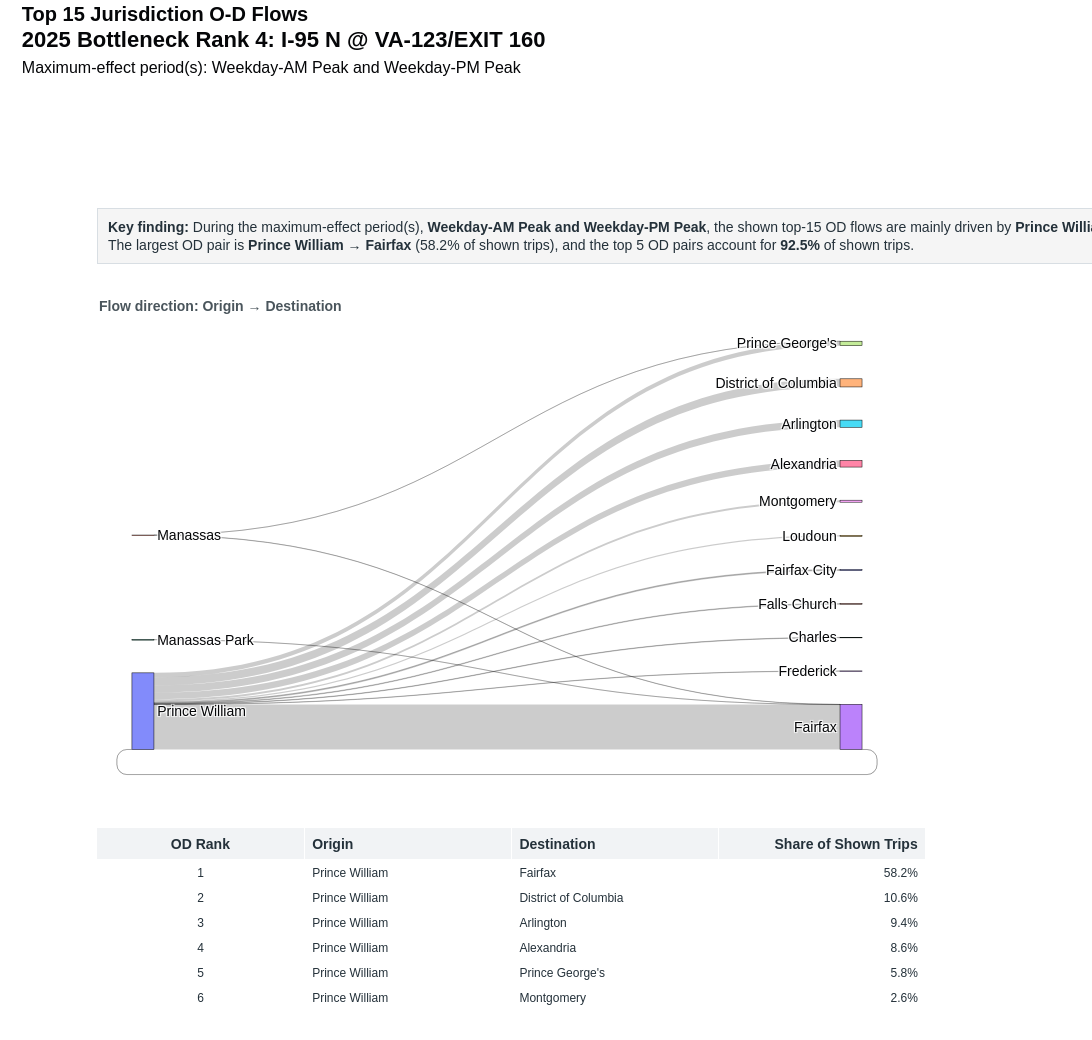

The cell this chart's notebook holds for it:
### Code cell
county_sankey = make_sankey(county_df, "Top 15 Jurisdiction O-D Flows")
county_sankey

### Figure 1 — Plotly figure (JSON) as saved in the notebook; plotly's stock layout.template omitted (floating-point values rounded to 4 significant figures)
{"data": [{"arrangement": "snap", "domain": {"x": [0.04, 0.94], "y": [0.3, 0.88]}, "link": {"customdata": [[1, "Prince William", "Fairfax", 0.5824], [2, "Prince William", "District of Columbia", 0.1055], [3, "Prince William", "Arlington", 0.09352], [4, "Prince William", "Alexandria", 0.08609], [5, "Prince William", "Prince George's", 0.05751], [6, "Prince William", "Montgomery", 0.02595], [7, "Prince William", "Loudoun", 0.01468], [8, "Prince William", "Fairfax City", 0.01199], [9, "Prince William", "Falls Church", 0.007534], [10, "Prince William", "Charles", 0.005734], [11, "Prince William", "Frederick", 0.003407], [12, "Manassas", "Fairfax", 0.002825], [13, "Manassas Park", "Fairfax", 0.001219], [14, "Fairfax", "Prince William", 0.0009418], [15, "Manassas", "Prince George's", 0.0006648]], "hovertemplate": "<b>OD Pair Rank %{customdata[0]}</b><br>%{customdata[1]} → %{customdata[2]}<br>Share of shown top-15 trips: %{customdata[3]:.1%}<extra></extra>", "source": [0, 0, 0, 0, 0, 0, 0, 0, 0, 0, 0, 1, 2, 3, 1], "target": [3, 4, 5, 6, 7, 8, 9, 10, 11, 12, 13, 3, 3, 0, 7], "value": [21020.0, 3810.0, 3376.0, 3108.0, 2076.0, 937.0, 530.0, 433.0, 272.0, 207.0, 123.0, 102.0, 44.0, 34.0, 24.0]}, "node": {"hovertemplate": "<b>%{label}</b><extra></extra>", "label": ["Prince William", "Manassas", "Manassas Park", "Fairfax", "District of Columbia", "Arlington", "Alexandria", "Prince George's", "Montgomery", "Loudoun", "Fairfax City", "Falls Church", "Charles", "Frederick"], "line": {"color": "black", "width": 0.5}, "pad": 24, "thickness": 22}, "type": "sankey"}, {"cells": {"align": ["center", "left", "left", "right"], "fill": {"color": "white"}, "font": {"color": "#24313A", "size": 12}, "height": 25, "values": [[1, 2, 3, 4, 5, 6, 7, 8, 9, 10, 11, 12, 13, 14, 15], ["Prince William", "Prince William", "Prince William", "Prince William", "Prince William", "Prince William", "Prince William", "Prince William", "Prince William", "Prince William", "Prince William", "Manassas", "Manassas Park", "Fairfax", "Manassas"], ["Fairfax", "District of Columbia", "Arlington", "Alexandria", "Prince George's", "Montgomery", "Loudoun", "Fairfax City", "Falls Church", "Charles", "Frederick", "Fairfax", "Fairfax", "Prince William", "Prince George's"], ["58.2%", "10.6%", "9.4%", "8.6%", "5.8%", "2.6%", "1.5%", "1.2%", "0.8%", "0.6%", "0.3%", "0.3%", "0.1%", "0.1%", "0.1%"]]}, "domain": {"x": [0.04, 0.94], "y": [0, 0.24]}, "header": {"align": ["center", "left", "left", "right"], "fill": {"color": "#F1F3F5"}, "font": {"color": "#24313A", "size": 14}, "height": 28, "values": ["<b>OD Rank</b>", "<b>Origin</b>", "<b>Destination</b>", "<b>Share of Shown Trips</b>"]}, "type": "table"}], "layout": {"annotations": [{"align": "left", "bgcolor": "rgba(245,245,245,0.98)", "bordercolor": "#D8DEE3", "borderpad": 10, "borderwidth": 1, "font": {"color": "#24313A", "size": 14}, "showarrow": false, "text": "<b>Key finding:</b> During the maximum-effect period(s), <b>Weekday-AM Peak and Weekday-PM Peak</b>, the shown top-15 OD flows are mainly driven by <b>Prince William</b> as the leading origin (99.4% of shown trips) and <b>Fairfax</b> as the leading destination (58.6%).<br>The largest OD pair is <b>Prince William → Fairfax</b> (58.2% of shown trips), and the top 5 OD pairs account for <b>92.5%</b> of shown trips.", "x": 0.04, "xref": "paper", "y": 1.055, "yref": "paper"}, {"align": "left", "font": {"color": "#4A555C", "size": 14}, "showarrow": false, "text": "<b>Flow direction: Origin → Destination</b>", "x": 0.04, "xref": "paper", "y": 0.94, "yref": "paper"}], "font": {"color": "#050608", "family": "Arial", "size": 14}, "height": 1040, "margin": {"b": 30, "l": 60, "r": 110, "t": 250}, "paper_bgcolor": "white", "plot_bgcolor": "white", "title": {"text": "<b>Top 15 Jurisdiction O-D Flows</b><br><span style='font-size:22px'><b>2025 Bottleneck Rank 4: I-95 N @ VA-123/EXIT 160</b></span><br><span style='font-size:16px'>Maximum-effect period(s): Weekday-AM Peak and Weekday-PM Peak</span>", "x": 0.02, "xanchor": "left", "y": 0.98, "yanchor": "top"}, "width": 1250}}
